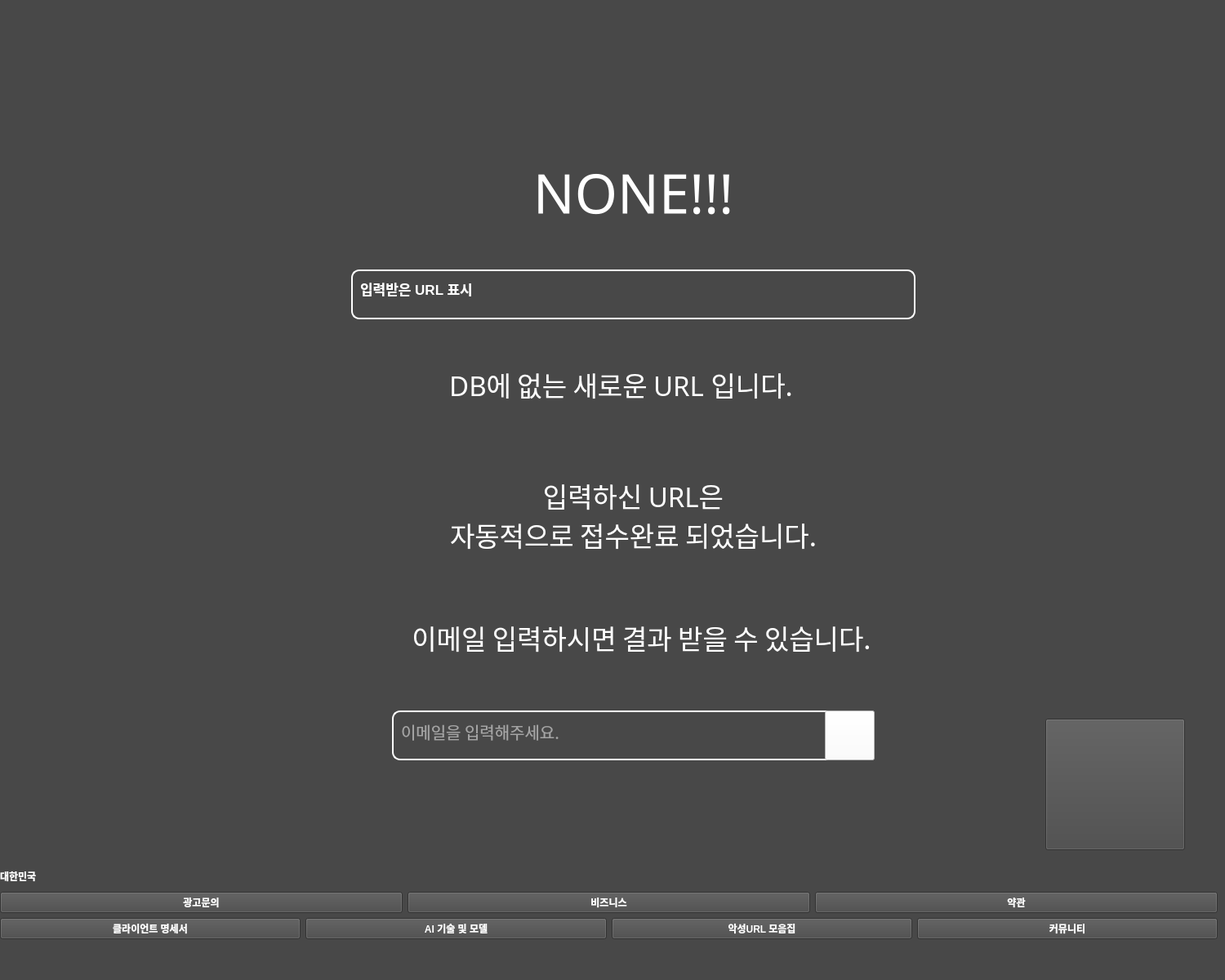
<?xml version="1.0" encoding="UTF-8"?>
<ui version="4.0">
 <class>MainWindow</class>
 <widget class="QMainWindow" name="MainWindow">
  <property name="geometry">
   <rect>
    <x>0</x>
    <y>0</y>
    <width>1500</width>
    <height>1200</height>
   </rect>
  </property>
  <property name="windowTitle">
   <string>USER</string>
  </property>
  <property name="windowIcon">
   <iconset>
    <normaloff>해골.jpg</normaloff>해골.jpg</iconset>
  </property>
  <property name="styleSheet">
   <string notr="true">background-color: rgb(72, 72, 72);</string>
  </property>
  <widget class="QWidget" name="centralwidget">
   <widget class="QLabel" name="label">
    <property name="geometry">
     <rect>
      <x>480</x>
      <y>160</y>
      <width>591</width>
      <height>151</height>
     </rect>
    </property>
    <property name="font">
     <font>
      <family>Javanese Text</family>
      <pointsize>50</pointsize>
      <weight>50</weight>
      <bold>false</bold>
     </font>
    </property>
    <property name="styleSheet">
     <string notr="true">color: rgb(255, 0, 0);
color: rgb(255, 255, 255);</string>
    </property>
    <property name="text">
     <string>NONE!!!</string>
    </property>
    <property name="alignment">
     <set>Qt::AlignCenter</set>
    </property>
   </widget>
   <widget class="QPlainTextEdit" name="plainTextEdit">
    <property name="geometry">
     <rect>
      <x>430</x>
      <y>330</y>
      <width>691</width>
      <height>61</height>
     </rect>
    </property>
    <property name="font">
     <font>
      <pointsize>13</pointsize>
      <weight>75</weight>
      <bold>true</bold>
     </font>
    </property>
    <property name="styleSheet">
     <string notr="true">color: rgb(255, 255, 255);
border: 2px solid white;
border-radius: 10px;     
padding: 5px;</string>
    </property>
    <property name="plainText">
     <string>입력받은 URL 표시</string>
    </property>
    <property name="placeholderText">
     <string>입력받은 URL 표시</string>
    </property>
   </widget>
   <widget class="QLabel" name="label_2">
    <property name="geometry">
     <rect>
      <x>390</x>
      <y>400</y>
      <width>741</width>
      <height>141</height>
     </rect>
    </property>
    <property name="font">
     <font>
      <family>Javanese Text</family>
      <pointsize>25</pointsize>
      <weight>50</weight>
      <bold>false</bold>
     </font>
    </property>
    <property name="layoutDirection">
     <enum>Qt::LeftToRight</enum>
    </property>
    <property name="styleSheet">
     <string notr="true">color: rgb(255, 255, 255);</string>
    </property>
    <property name="text">
     <string>DB에 없는 새로운 URL 입니다.</string>
    </property>
    <property name="alignment">
     <set>Qt::AlignCenter</set>
    </property>
   </widget>
   <widget class="QLabel" name="label_3">
    <property name="geometry">
     <rect>
      <x>400</x>
      <y>540</y>
      <width>751</width>
      <height>181</height>
     </rect>
    </property>
    <property name="font">
     <font>
      <family>Javanese Text</family>
      <pointsize>25</pointsize>
      <weight>50</weight>
      <bold>false</bold>
     </font>
    </property>
    <property name="layoutDirection">
     <enum>Qt::LeftToRight</enum>
    </property>
    <property name="styleSheet">
     <string notr="true">color: rgb(255, 255, 255);</string>
    </property>
    <property name="text">
     <string>입력하신 URL은 
자동적으로 접수완료 되었습니다.</string>
    </property>
    <property name="alignment">
     <set>Qt::AlignCenter</set>
    </property>
   </widget>
   <widget class="QLabel" name="label_4">
    <property name="geometry">
     <rect>
      <x>280</x>
      <y>710</y>
      <width>1011</width>
      <height>141</height>
     </rect>
    </property>
    <property name="font">
     <font>
      <family>Javanese Text</family>
      <pointsize>25</pointsize>
      <weight>50</weight>
      <bold>false</bold>
     </font>
    </property>
    <property name="layoutDirection">
     <enum>Qt::LeftToRight</enum>
    </property>
    <property name="styleSheet">
     <string notr="true">color: rgb(255, 255, 255);</string>
    </property>
    <property name="text">
     <string>이메일 입력하시면 결과 받을 수 있습니다.</string>
    </property>
    <property name="alignment">
     <set>Qt::AlignCenter</set>
    </property>
   </widget>
   <widget class="QWidget" name="verticalLayoutWidget">
    <property name="geometry">
     <rect>
      <x>0</x>
      <y>1060</y>
      <width>1491</width>
      <height>90</height>
     </rect>
    </property>
    <layout class="QVBoxLayout" name="verticalLayout">
     <item>
      <widget class="QLabel" name="label_5">
       <property name="font">
        <font>
         <weight>75</weight>
         <bold>true</bold>
         <underline>false</underline>
        </font>
       </property>
       <property name="styleSheet">
        <string notr="true">color: rgb(255, 255, 255);</string>
       </property>
       <property name="text">
        <string>대한민국</string>
       </property>
      </widget>
     </item>
     <item>
      <layout class="QHBoxLayout" name="horizontalLayout_2">
       <item>
        <widget class="QPushButton" name="pushButton_8">
         <property name="font">
          <font>
           <weight>75</weight>
           <bold>true</bold>
          </font>
         </property>
         <property name="styleSheet">
          <string notr="true">color: rgb(255, 255, 255);</string>
         </property>
         <property name="text">
          <string>광고문의</string>
         </property>
        </widget>
       </item>
       <item>
        <widget class="QPushButton" name="pushButton_7">
         <property name="font">
          <font>
           <weight>75</weight>
           <bold>true</bold>
          </font>
         </property>
         <property name="styleSheet">
          <string notr="true">color: rgb(255, 255, 255);</string>
         </property>
         <property name="text">
          <string>비즈니스</string>
         </property>
        </widget>
       </item>
       <item>
        <widget class="QPushButton" name="pushButton_5">
         <property name="font">
          <font>
           <weight>75</weight>
           <bold>true</bold>
          </font>
         </property>
         <property name="styleSheet">
          <string notr="true">color: rgb(255, 255, 255);</string>
         </property>
         <property name="text">
          <string>약관</string>
         </property>
        </widget>
       </item>
      </layout>
     </item>
     <item>
      <layout class="QHBoxLayout" name="horizontalLayout">
       <item>
        <widget class="QPushButton" name="pushButton_4">
         <property name="font">
          <font>
           <weight>75</weight>
           <bold>true</bold>
          </font>
         </property>
         <property name="styleSheet">
          <string notr="true">color: rgb(255, 255, 255);</string>
         </property>
         <property name="text">
          <string>클라이언트 명세서</string>
         </property>
        </widget>
       </item>
       <item>
        <widget class="QPushButton" name="pushButton_3">
         <property name="font">
          <font>
           <weight>75</weight>
           <bold>true</bold>
          </font>
         </property>
         <property name="styleSheet">
          <string notr="true">color: rgb(255, 255, 255);</string>
         </property>
         <property name="text">
          <string>AI 기술 및 모델</string>
         </property>
        </widget>
       </item>
       <item>
        <widget class="QPushButton" name="pushButton_2">
         <property name="font">
          <font>
           <weight>75</weight>
           <bold>true</bold>
          </font>
         </property>
         <property name="styleSheet">
          <string notr="true">color: rgb(255, 255, 255);</string>
         </property>
         <property name="text">
          <string>악성URL 모음집</string>
         </property>
        </widget>
       </item>
       <item>
        <widget class="QPushButton" name="pushButton">
         <property name="font">
          <font>
           <weight>75</weight>
           <bold>true</bold>
          </font>
         </property>
         <property name="styleSheet">
          <string notr="true">color: rgb(255, 255, 255);</string>
         </property>
         <property name="text">
          <string>커뮤니티</string>
         </property>
        </widget>
       </item>
      </layout>
     </item>
    </layout>
   </widget>
   <widget class="QPushButton" name="pushButton_6">
    <property name="geometry">
     <rect>
      <x>1280</x>
      <y>880</y>
      <width>171</width>
      <height>161</height>
     </rect>
    </property>
    <property name="text">
     <string/>
    </property>
    <property name="icon">
     <iconset>
      <normaloff>home.png</normaloff>home.png</iconset>
    </property>
    <property name="iconSize">
     <size>
      <width>150</width>
      <height>150</height>
     </size>
    </property>
   </widget>
   <widget class="QPushButton" name="pushButton_9">
    <property name="geometry">
     <rect>
      <x>1010</x>
      <y>870</y>
      <width>61</width>
      <height>61</height>
     </rect>
    </property>
    <property name="styleSheet">
     <string notr="true">
background-color: rgb(255, 255, 255);</string>
    </property>
    <property name="text">
     <string/>
    </property>
    <property name="icon">
     <iconset>
      <normaloff>화살표.jpg</normaloff>화살표.jpg</iconset>
    </property>
    <property name="iconSize">
     <size>
      <width>45</width>
      <height>45</height>
     </size>
    </property>
   </widget>
   <widget class="QTextEdit" name="textEdit">
    <property name="geometry">
     <rect>
      <x>480</x>
      <y>870</y>
      <width>591</width>
      <height>61</height>
     </rect>
    </property>
    <property name="font">
     <font>
      <family>Microsoft YaHei UI</family>
      <pointsize>15</pointsize>
     </font>
    </property>
    <property name="toolTip">
     <string>입력</string>
    </property>
    <property name="styleSheet">
     <string notr="true">color: rgb(255, 255, 255);
border: 2px solid white;
border-radius: 10px;     
padding: 5px;</string>
    </property>
    <property name="frameShape">
     <enum>QFrame::WinPanel</enum>
    </property>
    <property name="frameShadow">
     <enum>QFrame::Plain</enum>
    </property>
    <property name="lineWidth">
     <number>2</number>
    </property>
    <property name="lineWrapMode">
     <enum>QTextEdit::WidgetWidth</enum>
    </property>
    <property name="html">
     <string>&lt;!DOCTYPE HTML PUBLIC &quot;-//W3C//DTD HTML 4.0//EN&quot; &quot;http://www.w3.org/TR/REC-html40/strict.dtd&quot;&gt;
&lt;html&gt;&lt;head&gt;&lt;meta name=&quot;qrichtext&quot; content=&quot;1&quot; /&gt;&lt;style type=&quot;text/css&quot;&gt;
p, li { white-space: pre-wrap; }
&lt;/style&gt;&lt;/head&gt;&lt;body style=&quot; font-family:'Microsoft YaHei UI'; font-size:15pt; font-weight:400; font-style:normal;&quot;&gt;
&lt;p style=&quot;-qt-paragraph-type:empty; margin-top:0px; margin-bottom:0px; margin-left:0px; margin-right:0px; -qt-block-indent:0; text-indent:0px; font-family:'Gulim';&quot;&gt;&lt;br /&gt;&lt;/p&gt;&lt;/body&gt;&lt;/html&gt;</string>
    </property>
    <property name="placeholderText">
     <string>이메일을 입력해주세요.</string>
    </property>
   </widget>
   <zorder>label</zorder>
   <zorder>plainTextEdit</zorder>
   <zorder>label_2</zorder>
   <zorder>label_3</zorder>
   <zorder>label_4</zorder>
   <zorder>verticalLayoutWidget</zorder>
   <zorder>pushButton_6</zorder>
   <zorder>textEdit</zorder>
   <zorder>pushButton_9</zorder>
  </widget>
  <widget class="QMenuBar" name="menubar">
   <property name="geometry">
    <rect>
     <x>0</x>
     <y>0</y>
     <width>1500</width>
     <height>22</height>
    </rect>
   </property>
  </widget>
  <widget class="QStatusBar" name="statusbar"/>
 </widget>
 <resources/>
 <connections/>
</ui>
